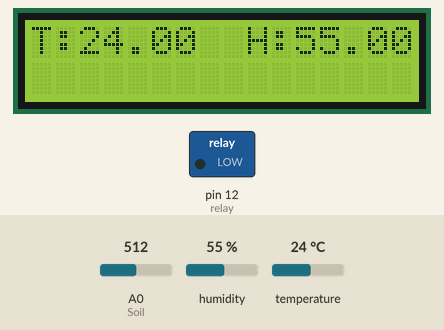
Simulated run of this sketch. Board: Arduino Uno, built with avr-gcc and run on an emulated ATmega328P. On the bench: 16×2 character LCD, switched loads named in the sketch (green lamp = pin HIGH). Inputs (shaded band) come from the test bench; at power-on: A0 (Soil) = 512, humidity 55 %, temperature 24 °C. The modem accepts every AT command (registered, SIM ready, sends succeed) and sends nothing else; what the sketch prints to the serial monitor is not drawn.

Above: at 14.3 s.
14.4 s: A0 (Soil) set to 584
At 22.0 s:
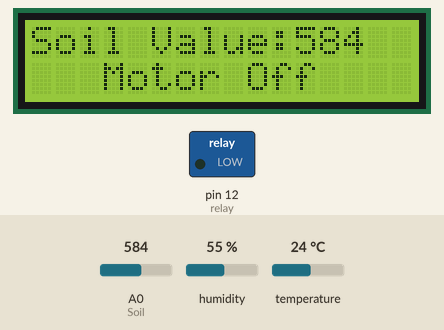
22.6 s: A0 (Soil) set to 611
At 28.0 s:
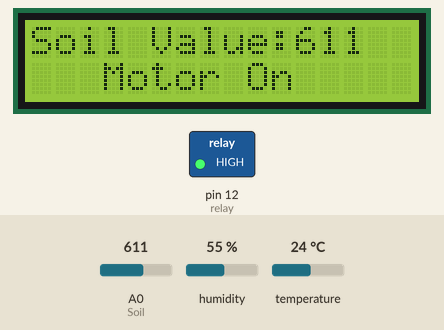
29.0 s: humidity set to 22 %
At 33.0 s:
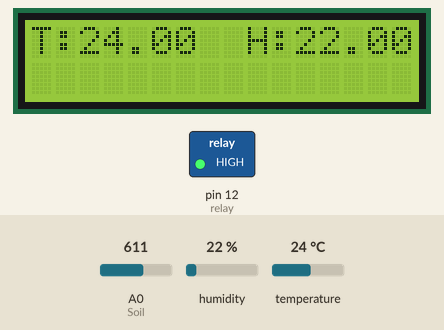
35.4 s: temperature set to 12 °C
At 40.0 s:
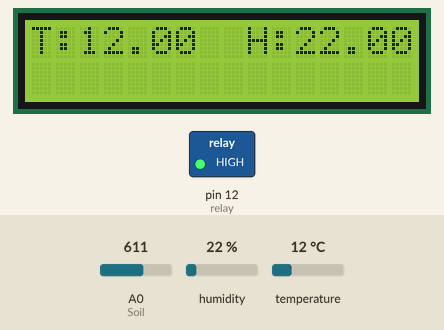
41.8 s: humidity set to 40 %
At 46.1 s:
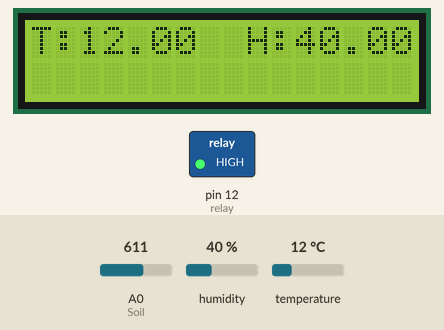
48.2 s: A0 (Soil) set to 590
At 54.2 s:
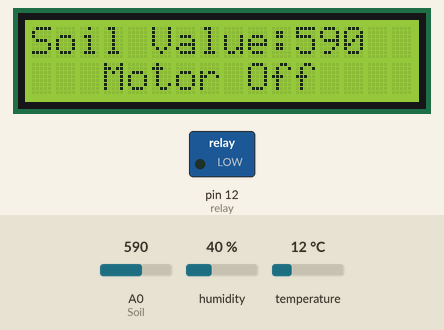
Timing chart, 0 to 55.6 s (numbered marks = the images above; inputs shaded):
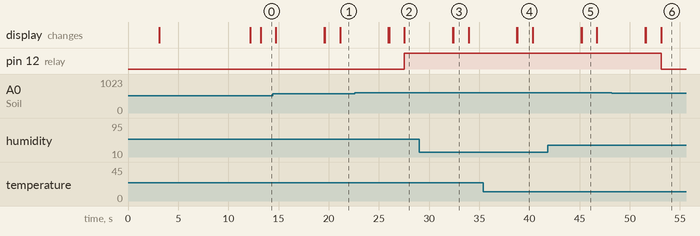

Measured:
- the behaviour switches between 600 and 601 on A0 (Soil) (found by bisection; images 1 and 2)
- after the input at 22.6 s, pin 12 (relay): LOW → HIGH after 4.9 s; the display: first differs from a run without the input after 4.9 s (image 2)
- after the input at 48.2 s, pin 12 (relay): HIGH → LOW after 4.9 s; the display: first differs from a run without the input after 4.9 s (image 6)
- what the display in image 3 shows lasts 1.5 s, from 32.4 s to 33.9 s

The sketch:

Smart_Irrigation_System.ino
```cpp
#include<LiquidCrystal.h>
#include <SoftwareSerial.h>
#include <Wire.h>
#include <dht.h>
#include <LiquidCrystal_I2C.h>
// Create instances for SoftwareSerial and LiquidCrystal
LiquidCrystal_I2C lcd(0x27, 16, 2);
SoftwareSerial wifi(8, 9);
int Soil = A0;
#define DHT11_PIN A1
dht DHT;
int value;
int relay = 12;
String apiKey = "OGJ0STR8GBW5AWP0";
bool watermotor = false;
bool soildry = false;
void setup()
{
  pinMode(Soil, INPUT);
  pinMode(relay, OUTPUT);
  Serial.begin(9600);

  lcd.init();            // Initialize the LCD
  lcd.backlight();
  project_name();
  lcd.setCursor(0,0);
  lcd.print("WiFi module     ");
  lcd.setCursor(0,1);
  lcd.print("Initilizing.... ");
  wifi.begin(115200);
  wifi.println("AT+RST");
  delay(4000);
  wifi.println("AT+CWMODE=3");
  delay(4000);
  wifi.print("AT+CWJAP=");
  wifi.write('"');
  wifi.print("projectpulse");
  wifi.write('"');
  wifi.write(',');
  wifi.write('"');
  wifi.print("hailucky123");
  wifi.write('"');
  wifi.println();
  delay(1000);
  lcd.setCursor(0,0);
  lcd.print("  WiFi module     ");
  lcd.setCursor(0,1);
  lcd.print(" Initilized..... ");
  delay(1000);
  lcd.clear();

}

void loop() {
  value = analogRead(Soil);

  int chk = DHT.read11(DHT11_PIN);
  Serial.print("Temperature:");
  Serial.println(DHT.temperature);
  Serial.print("Humidity:");
  Serial.println(DHT.humidity);
  Serial.print("Soil-Value:");
  Serial.println(value);
  lcd.clear();
  lcd.setCursor(0, 0);
  lcd.print("T:       H:      ");
  lcd.setCursor(2, 0);
  lcd.print(DHT.temperature);
  lcd.setCursor(11, 0);
  lcd.print(DHT.humidity);
  delay(1500);
  lcd.clear();
  lcd.setCursor(0, 0);
  lcd.print("Soil Value:");
  lcd.print(value);
  if(value>600)
  {
    digitalWrite(relay,HIGH);
    lcd.setCursor(3, 1);
    lcd.print("Motor On");
    delay(800);

  }
  else
  {
    digitalWrite(relay,LOW);
    lcd.setCursor(3, 1);
    lcd.print("Motor Off");
    delay(800);

  }
  SendWiFi_Data();
  lcd.clear();
}
void project_name()
{
  lcd.setCursor(5, 0);
  lcd.print("Smart");
  lcd.setCursor(0, 1);
  lcd.print("Irrigation Sys..");
  delay(3000);
  lcd.clear();
}
void SendWiFi_Data() {
  String cmd = "AT+CIPSTART=\"TCP\",\"";
  cmd += "184.106.153.149"; // api.thingspeak.com
  cmd += "\",80";
  wifi.println(cmd);
  delay(1500);

  String getStr = "GET /update?api_key=";
  getStr += apiKey;
  getStr += "&field1=";
  getStr += String(DHT.humidity);
  getStr += "&field2=";
  getStr += String(DHT.temperature);

  getStr += "&field3=";
  getStr += String(value);
  getStr += "\r\n\r\n";

  // send data length
  cmd = "AT+CIPSEND=";
  cmd += String(getStr.length());
  wifi.println(cmd);
  delay(1500);
  wifi.println(getStr);
  delay(1000);

}
```
